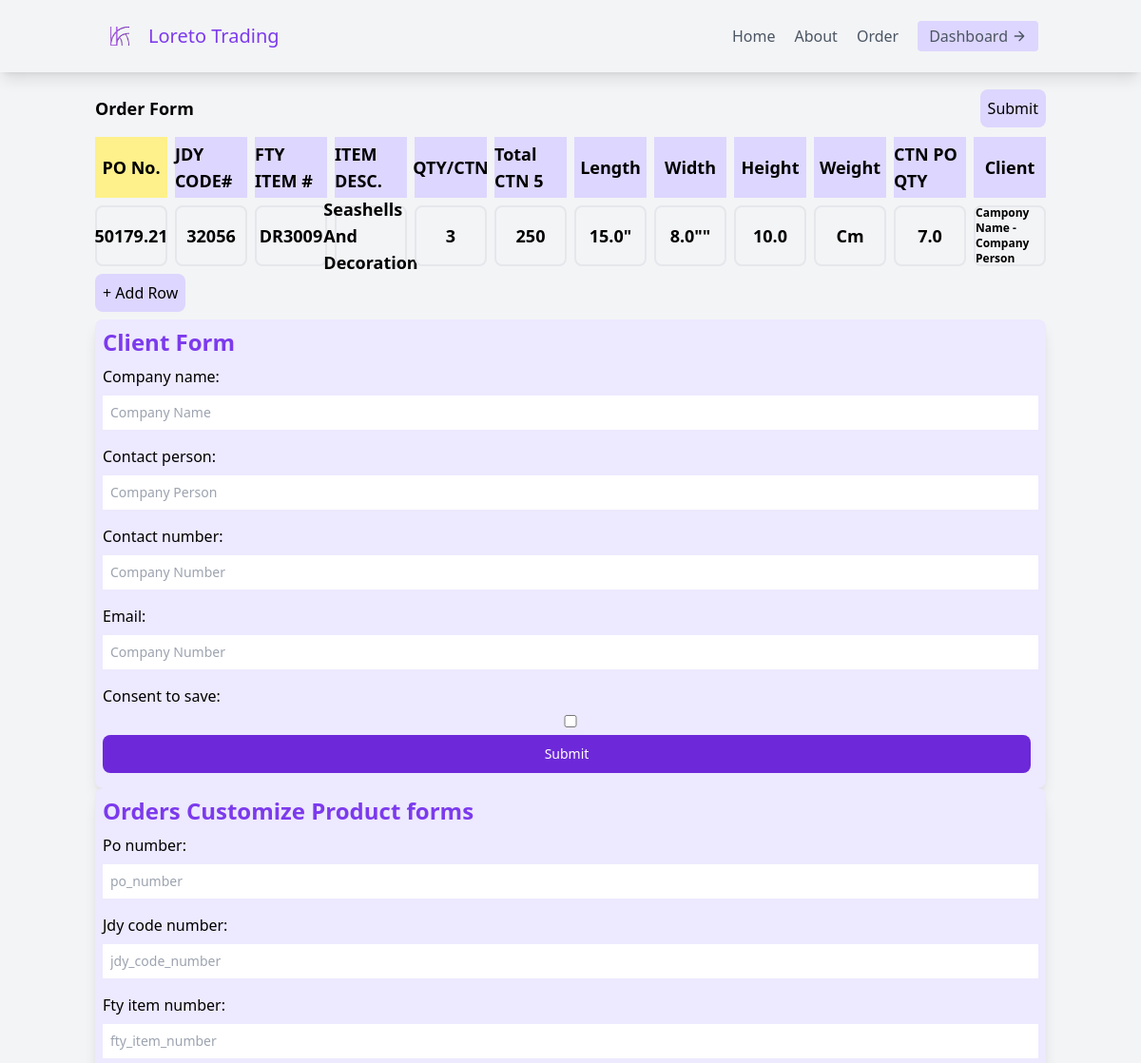
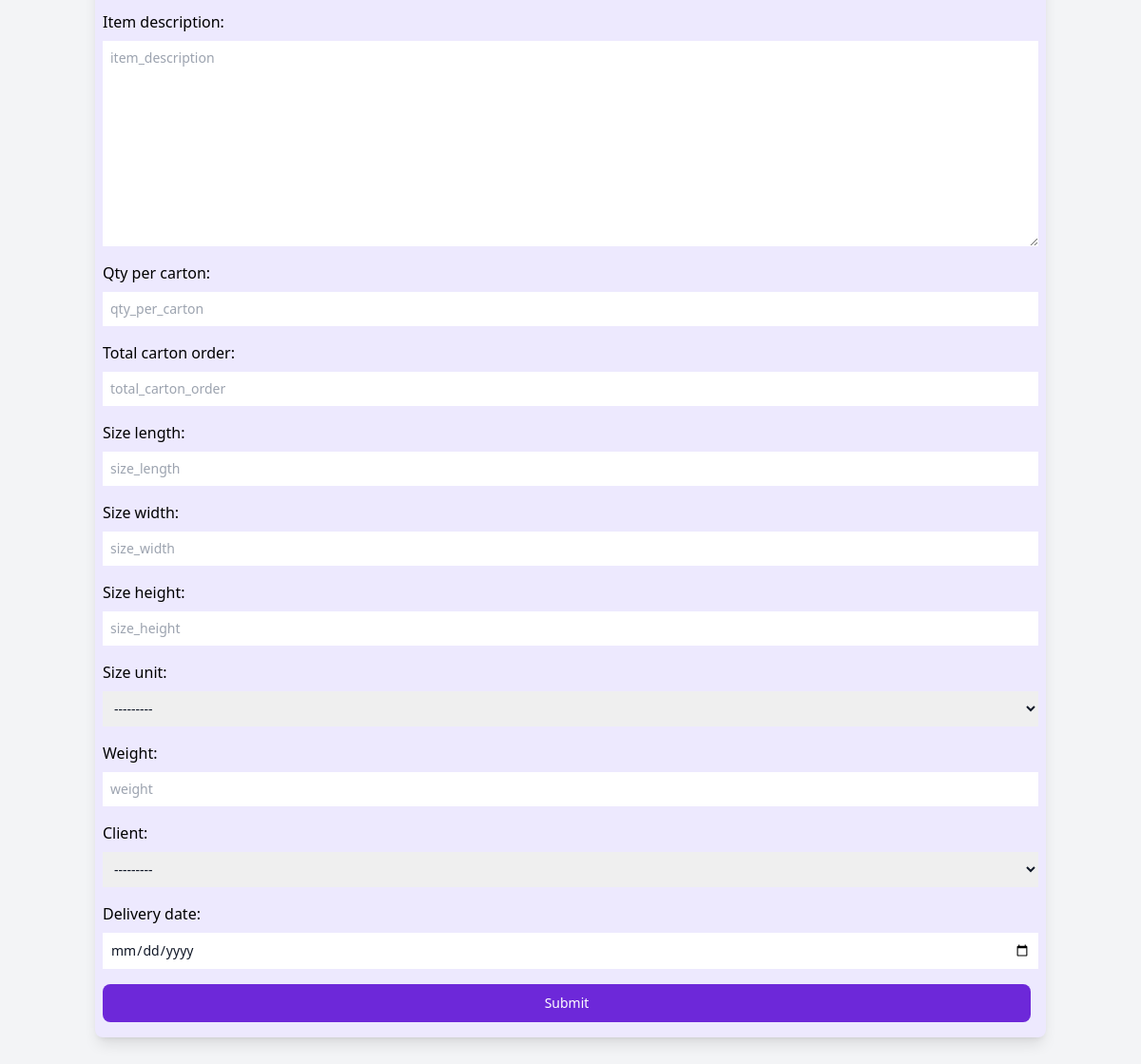
/product/ (signed in), run on the app's committed database (2 pictures, top to bottom).
### webapp/models.py (models this page shows, shortened)
class CustomizedBoxOrder(models.Model):
    SIZE_UNIT_CHOICES = [
        ('inches', 'Inches'),
        ('cm', 'Centimeters'),
    ]
    po_number = models.CharField(max_length=20, unique=True)
    jdy_code_number = models.CharField(max_length=20, unique=True)
    fty_item_number = models.CharField(max_length=20, unique=True)
    item_description = models.TextField()
    qty_per_carton = models.PositiveIntegerField()
    total_carton_order = models.PositiveIntegerField()
    size_length = models.FloatField()
    size_width = models.FloatField()
    size_height = models.FloatField()
    size_unit = models.CharField(max_length=10, choices=SIZE_UNIT_CHOICES)
    weight = models.FloatField()
    client = models.ForeignKey(Client, on_delete=models.CASCADE)
    order_date = models.DateField(auto_now_add=True)
    delivery_date = models.DateField(null=True, blank=True)

class Client(models.Model):
    company_name = models.CharField(max_length=100)
    contact_person = models.CharField(max_length=100)
    contact_number = models.CharField(max_length=11)
    email = models.EmailField()
    consent_to_save = models.BooleanField(default=False)
    def __str__(self):
        return f"{self.company_name} - {self.contact_person}"

### webapp/views.py (the view, shortened to what this page needs)
# urls.py: path('product/', views.product_page, name="product"),
def product_page(request):
    orders = CustomizedBoxOrder.objects.all()
    orderForm = CustomizedBoxOrderForm
    clientForm = ClientForm
    context = {"orderForm": orderForm, "clientForm": clientForm, "orders": orders}
    return render(request, "pages/product.html", context)

### webapp/templates/pages/product.html (shortened to what this page needs)
{% extends 'components/master.html' %}
{% load static %}
{% block content %}
<div class="flex flex-col gap-2 min-h-screen h-auto w-full">
    <div class="w-full flex justify-center h-full" x-data"formData">
        <div class="w-5/6 h-full flex flex-col gap-2">
            <div class="flex justify-between items-center">
                <h1 class="text-lg font-bold py-2">Order Form</h1>
                <button class="bg-violet-200 rounded-lg py-2 px-2">Submit</button>
            </div>
            <div class="grid grid-cols-12 grid-flow-row gap-2 w-full full">
                <h1 class="bg-yellow-200 w-full h-16 flex justify-center items-center">
                    <span class="font-bold text-lg capitalize">
                        PO No.
                    </span>
                </h1>
                <h1 class="bg-violet-200 w-full h-16 flex justify-center items-center">
                    <span class="font-bold text-lg capitalize">
                        JDY CODE#
                    </span>
                </h1>
                <h1 class="bg-violet-200 w-full h-16 flex justify-center items-center">
                    <span class="font-bold text-lg capitalize">
                        FTY ITEM #
                    </span>
                </h1>
                <h1 class="bg-violet-200 w-full h-16 flex justify-center items-center">
                    <span class="font-bold text-lg capitalize">
                        ITEM DESC.
                    </span>
                </h1>
                <h1 class="bg-violet-200 w-full h-16 flex justify-center items-center">
                    <span class="font-bold text-lg capitalize">
                        QTY/CTN
                    </span>
                </h1>
                <h1 class="bg-violet-200 w-full h-16 flex justify-center items-center">
                    <span class="font-bold text-lg capitalize">
                        Total CTN 5
                    </span>
                </h1>
                <h1 class="bg-violet-200 w-full h-16 flex justify-center items-center">
                    <span class="font-bold text-lg capitalize">
                        Length
                    </span>
                </h1>
                <h1 class="bg-violet-200 w-full h-16 flex justify-center items-center">
                    <span class="font-bold text-lg capitalize">
                        Width
                    </span>
                </h1>
                <h1 class="bg-violet-200 w-full h-16 flex justify-center items-center">
                    <span class="font-bold text-lg capitalize">
                        Height
                    </span>
                </h1>
                <h1 class="bg-violet-200 w-full h-16 flex justify-center items-center">
                    <span class="font-bold text-lg capitalize">
                        Weight
                    </span>
                </h1>
                <h1 class="bg-violet-200 w-full h-16 flex justify-center items-center">
                    <span class="font-bold text-lg capitalize">
                        CTN PO QTY
                    </span>
                </h1>
                <h1 class="bg-violet-200 w-full h-16 flex justify-center items-center">
                    <span class="font-bold text-lg capitalize">
                        Client
                    </span>
                </h1>
            </div>
            {% for order in orders %}
            <div class="grid grid-cols-12 grid-flow-row gap-2 w-full full">
                <h1 class="w-full h-16 flex justify-center items-center border-2 border-gray-200 rounded-lg">
                    <span class="font-bold text-lg capitalize">
                        {{order.po_number}}
                    </span>
                </h1>
                <h1 class="w-full h-16 flex justify-center items-center border-2 border-gray-200 rounded-lg">
                    <span class="font-bold text-lg capitalize">
                        {{order.jdy_code_number}}
                    </span>
                </h1>
                <h1 class="w-full h-16 flex justify-center items-center border-2 border-gray-200 rounded-lg">
                    <span class="font-bold text-lg capitalize">
                        {{order.fty_item_number }}
                    </span>
                </h1>
                <h1 class="w-full h-16 flex justify-center items-center border-2 border-gray-200 rounded-lg">
                    <span class="font-bold text-lg capitalize">
                        {{order.item_description}}
                    </span>
                </h1>
                <h1 class="w-full h-16 flex justify-center items-center border-2 border-gray-200 rounded-lg">
                    <span class="font-bold text-lg capitalize">
                        {{order.qty_per_carton }}
                    </span>
                </h1>
                <h1 class="w-full h-16 flex justify-center items-center border-2 border-gray-200 rounded-lg">
                    <span class="font-bold text-lg capitalize">
                        {{order.total_carton_order }}
                    </span>
                </h1>
                <h1 class="w-full h-16 flex justify-center items-center border-2 border-gray-200 rounded-lg">
                    <span class="font-bold text-lg capitalize">
                        {{order.size_length }}"
                    </span>
                </h1>
                <h1 class="w-full h-16 flex justify-center items-center border-2 border-gray-200 rounded-lg">
                    <span class="font-bold text-lg capitalize">
                        {{order.size_width }}""
                    </span>
                </h1>
                <h1 class="w-full h-16 flex justify-center items-center border-2 border-gray-200 rounded-lg">
                    <span class="font-bold text-lg capitalize">
                        {{order.size_height}}
                    </span>
                </h1>
                <h1 class="w-full h-16 flex justify-center items-center border-2 border-gray-200 rounded-lg">
                    <span class="font-bold text-lg capitalize">
                        {{order.size_unit}}
                    </span>
                </h1>
                <h1 class="w-full h-16 flex justify-center items-center border-2 border-gray-200 rounded-lg">
                    <span class="font-bold text-lg capitalize">
                        {{order.weight}}
                    </span>
                </h1>
                <h1 class="w-full h-16 flex justify-center items-center border-2 border-gray-200 rounded-lg">
                    <span class="font-bold text-xs capitalize">
                        {{order.client}}
                    </span>
                </h1>
            </div>
            {% endfor %}
            {% if request.user.is_authenticated %}
            <div>
                <button class="bg-violet-200 hover:bg-violet-500 duration-700 px-2 py-2 rounded-lg"
                    @click="toggle = !toggle">+ Add Row</button>
            </div>
            <div class="w-full h-auto" x-show="toggle">
                <form action="{% url 'save_client' %}" method="POST"
                    class="w-full flex flex-col gap-2 bg-violet-100 p-2 rounded-lg shadow-lg">
                    <h1 class="text-2xl font-bold text-violet-600">
                        Client Form
                    </h1>
                    {{clientForm}}
                    <button type="submit"
                        class="text-white bg-violet-700 hover:bg-violet-800 focus:ring-4 focus:ring-violet-300 font-medium rounded-lg text-sm px-5 py-2.5 me-2 mb-2 dark:bg-violet-600 dark:hover:bg-violet-700 focus:outline-none dark:focus:ring-violet-800">Submit</button>
                </form>
                <form action="{% url 'product' %}" method="POST"
                    class="w-full flex flex-col gap-2 bg-violet-100 p-2 rounded-lg shadow-lg">
                    <h1 class="text-2xl font-bold text-violet-600">
                        Orders Customize Product forms
                    </h1>
                    {{ orderForm }}
                    <button type="submit"
                        class="text-white bg-violet-700 hover:bg-violet-800 focus:ring-4 focus:ring-violet-300 font-medium rounded-lg text-sm px-5 py-2.5 me-2 mb-2 dark:bg-violet-600 dark:hover:bg-violet-700 focus:outline-none dark:focus:ring-violet-800">Submit</button>
                </form>
                {% endif %}
            </div>
        </div>
    </div>
</div>
{% endblock content %}

### webapp/templates/components/master.html (shortened to what this page needs)
{% load static %}
<!DOCTYPE html>
<html lang="en">
<head>
    <script src="https://cdn.tailwindcss.com"></script>
    <link href="https://unpkg.com/aos@2.3.1/dist/aos.css" rel="stylesheet">
    <link rel="stylesheet" href="https://cdnjs.cloudflare.com/ajax/libs/venobox/2.0.8/venobox.css" />
</head>
<body>
    <div class="min-h-screen w-full flex flex-col gap-2 bg-gray-100">
        {% include 'components/navbar.html' %}
        <div class="h-full w-full">
            {% block content %}
            {% endblock content %}
        </div>
    </div>
</body>
</html>

### webapp/templates/components/navbar.html (shortened to what this page needs)
{% load static %}
<header class="text-gray-600 body-font shadow-lg">
    <div class="container mx-auto flex justify-between p-5 flex-col md:flex-row items-center">
        <a href="/" class="flex title-font font-medium items-center text-gray-900 mb-4 md:mb-0">
            <img src="{% static 'images/logo.png' %}" alt="" class="w-9 h-9 text-white p-2" srcset="">
            <span class="ml-3 text-xl text-violet-600 ">Loreto Trading</span>
        </a>
        <nav class="md:ml-auto flex flex-wrap items-center text-base justify-center">
            <a href="/" class="mr-5 hover:text-gray-900">Home</a>
            <a href="/about" class="mr-5 hover:text-gray-900">About</a>
            <a href="/product" class="mr-5 hover:text-gray-900">Order</a>
        </nav>
        {% if request.user.is_authenticated %}
        <a href="{% url 'dashboard' %}">
            <button class="inline-flex items-center bg-violet-200 border-0 duration-700 hover:text-white hover:font-bold
            py-1 px-3 focus:outline-none hover:bg-violet-400 rounded text-base mt-4 md:mt-0">Dashboard
                <svg fill="none" stroke="currentColor" stroke-linecap="round" stroke-linejoin="round" stroke-width="2"
                    class="w-4 h-4 ml-1" viewBox="0 0 24 24">
                    <path d="M5 12h14M12 5l7 7-7 7"></path>
                </svg>
            </button>
        </a>
        {% endif %}
    </div>
</header>

### webapp/templates/components/footer.html (shortened to what this page needs)
{% load static %}

### data on the page
CustomizedBoxOrder: po_number "50179.21", jdy_code_number "32056", fty_item_number "DR3009", item_description "Seashells And Decoration", qty_per_carton "3", total_carton_order "250", size_length "15.0", size_width "8.0", size_height "10.0", size_unit "Cm", weight "7.0", client "Campony Name - Company Person"
